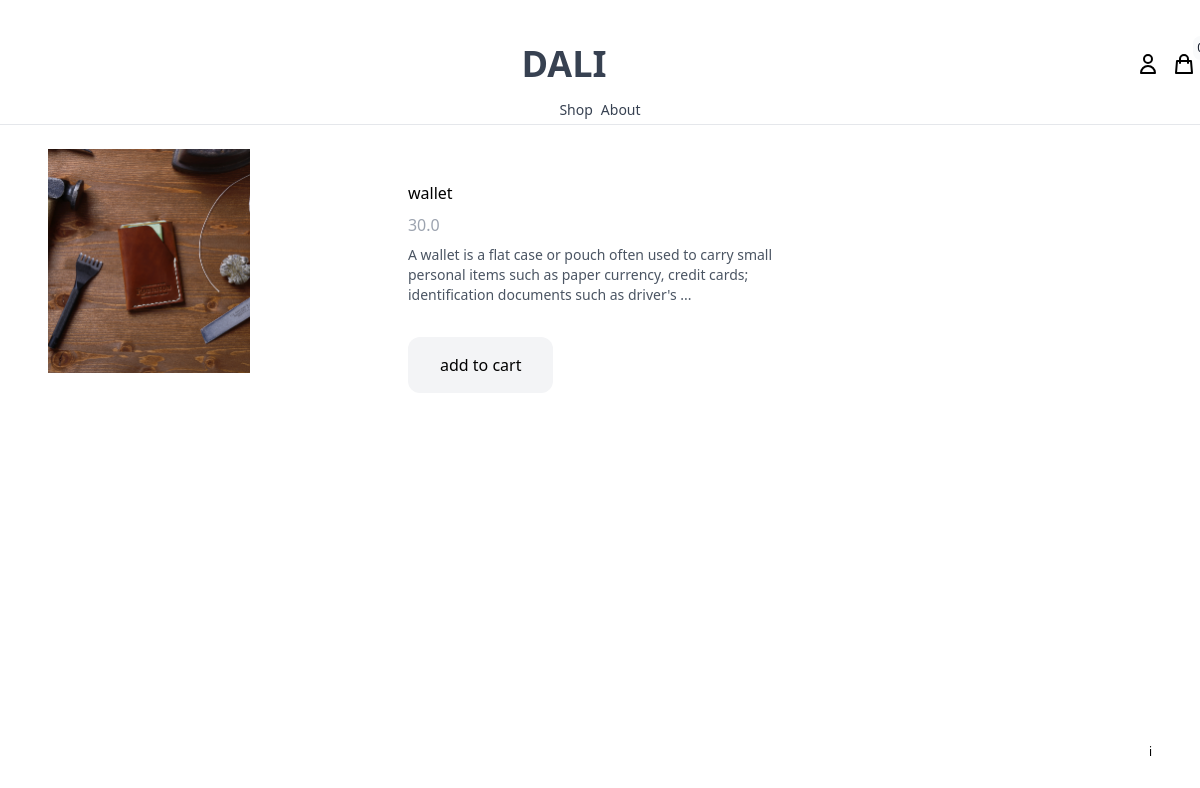
Before: /shop/wallet/ with the older database file.
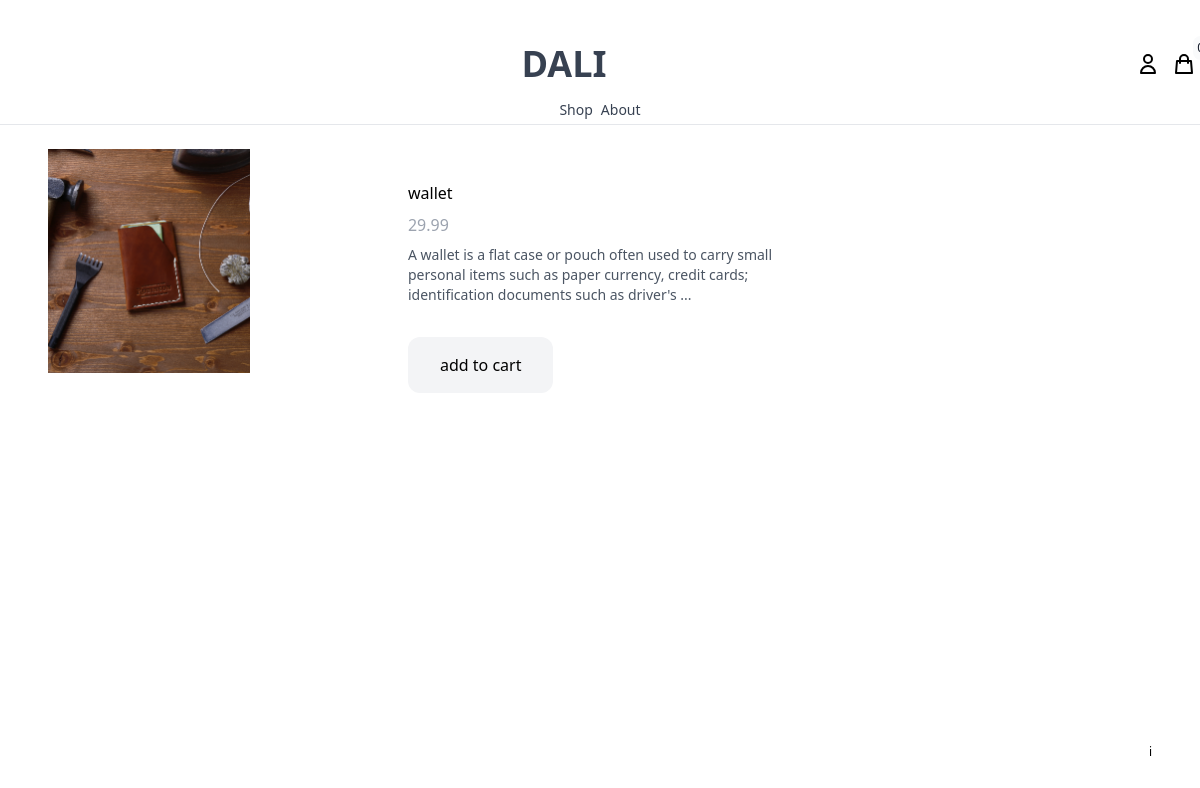
After: the same page with the newer database file.
### product/models.py (models this page shows, shortened)
class Product(models.Model):
    category = models.ForeignKey(Category, related_name='products', on_delete=models.CASCADE) #on delete cascade is used to delete the category if the product is deleted
    name = models.CharField(max_length=255)
    slug = models.SlugField()
    description = models.TextField(blank=True, null=True)                        #description
    price = models.IntegerField()                                                #price in cents
    created_at = models.DateTimeField(auto_now_add=True)                         #when created , automatically createated
    image = models.ImageField(upload_to='uploads/', blank=True, null=True)       #upload_to - img saving folder
    thumbnail = models.ImageField(upload_to='uploads/', blank=True, null=True)   #upload_to - img saving folder
    class Meta:
        ordering = ('-created_at',)                                             #to see creation date
    def get_display_price(self):
        return self.price / 100                                                 # to see price in  $ converted from cents

### product/views.py (the view)
# urls.py: path('shop/<slug:slug>/', product, name='product'),                                          #<slug:slug> is the slug of the product to be loaded after clicking on the product / dinamic url
def product(request, slug):
    product = get_object_or_404(Product, slug=slug)                         #get the product from the database
    return render(request, 'product/product.html', {'product': product})    #pass the product to the product page

### cart/cart.py (called while the page is built)
    def __len__(self):                                                  #get the length of the cart, how many items are in the cart
        return sum(item['quantity'] for item in self.cart.values())     #return the number of items in the cart

### cart/context_processors.py (called while the page is built)
def cart(request):
    cart = Cart(request)
    return {'cart': cart}   #pass the cart to the template

### product/templates/product/product.html (shortened to what this page needs)
{% extends "core/base.html"%}
{%block content%}
<div class="max-w-6xl mx-auto flex flex-wrap py-6 px-6 xl:px-0 ">
  <div class="images object-cover w-full mb-6 lg:mb-0 lg:w-3/5">
    <img
      class="h-56 w-full object-cover"
      src="{% if product.image %}{{product.image.url}}{% else %}http://via.placeholder.com/240x240x.jpg{% endif %}">
  </div>
  <div class="information w-full lg:w-2/5 lg:p-6">
    <h4 class="text-2 my-2">{{product.name}}</h4>
    <p class="text-gray-400 my-2">{{product.get_display_price}}</p>
    {% if product.description %}
    <p class="text-sm text-gray-600 my-2">{{product.description}}</p>
    {% endif %}
    <a
      href="#"
      class="mt-6 inline-block px-8 py-4 rounded-xl bg-gray-100 text-black hover:bg-yellow-100"
      hx-get="{% url 'add_to_cart' product.id %}"
      hx-target="#menu-cart-button"
      hx-swap="outerHTML"
    >
      add to cart
    </a>
  </div>
</div>
{%endblock%}

Changed rows visible on the page:
changed Product "wallet": get_display_price "30.0" → "29.99"
